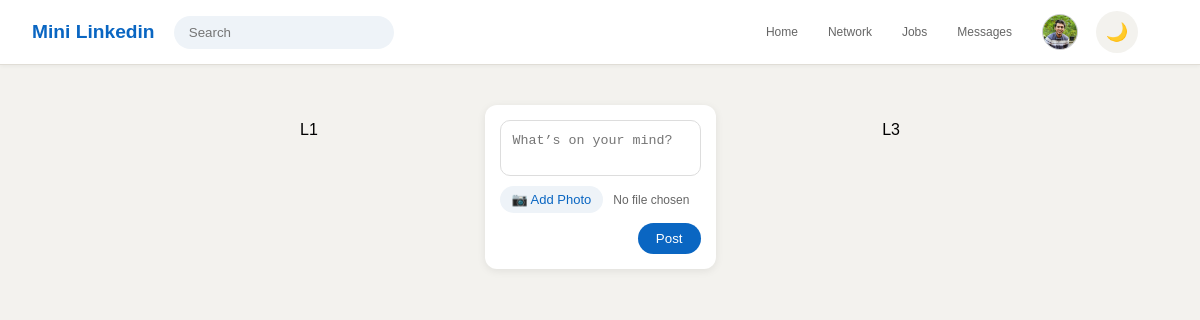
The app's page /dashboard (signed in), older data.
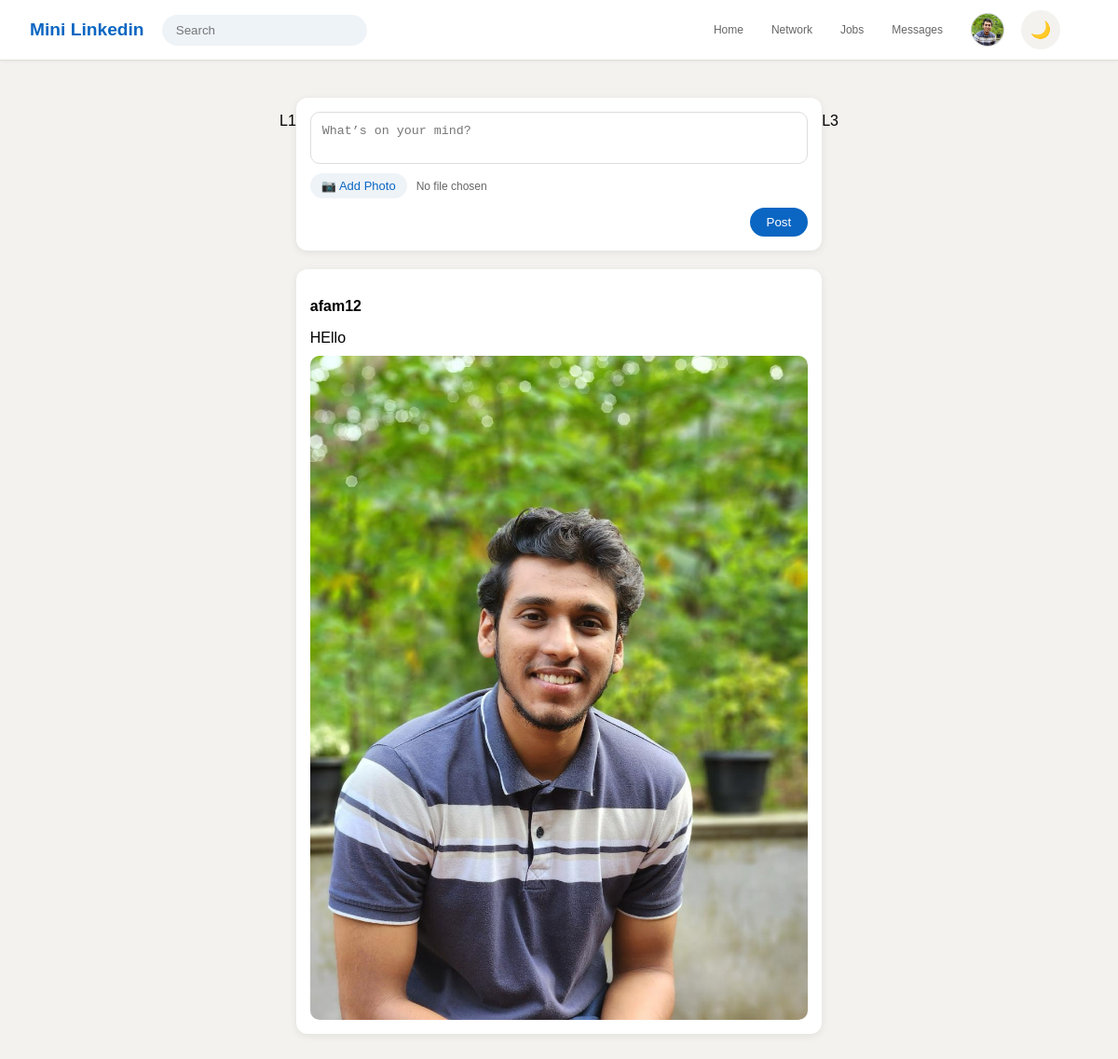
The same page, newer data.
### posts/models.py (models this page shows, shortened)
class Post(models.Model):
    user = models.ForeignKey(User, on_delete=models.CASCADE)
    image = models.ImageField(upload_to='posts/', blank=True, null=True)
    content = models.TextField()
    created_at = models.DateTimeField(auto_now_add=True)

### posts/views.py (the view, shortened to what this page needs)
# urls.py: path('dashboard', dashboard, name='dashboard'),
@login_required(login_url="signin")
def dashboard(request):
    posts = Post.objects.all().order_by('-created_at')
    return render(request, "dashboard.html", {'posts':posts})

### templates/dashboard.html (shortened to what this page needs)
{% extends "navbar-layout.html" %}
{% load static %}
{% block content %}
<main class="feed-wrapper">
    <div class="flex-item">
        <div>
            <p>L1</p>
        </div>
        <div>
            <div class="create-post">
                <form method="POST" enctype="multipart/form-data" action="{% url 'dashboard' %}">
                    <textarea name="content" placeholder="What’s on your mind?" required></textarea>
                    <div class="file-upload">
                        <label for="fileInput" class="upload-btn">📷 Add Photo</label>
                        <span class="file-name">No file chosen</span>
                    </div>
                    <button type="submit">Post</button>
                </form>
            </div>
            <div class="posts-container">
                {% for post in posts %}
                <div class="post-card">
                    <p class="username">{{ post.user.username }}</p>
                    <p class="content">{{ post.content }}</p>
                    {% if post.image %}
                    <img src="{{ post.image.url }}" alt="post">
                    {% endif %}
                </div>
                {% endfor %}
            </div>
        </div>
        <div>
            <p>L3</p>
        </div>
    </div>
</main>
{% endblock %}

Row changes from the older to the newer data that the page shows:
added Post: user.username "afam12", content "HEllo", image (picture)
